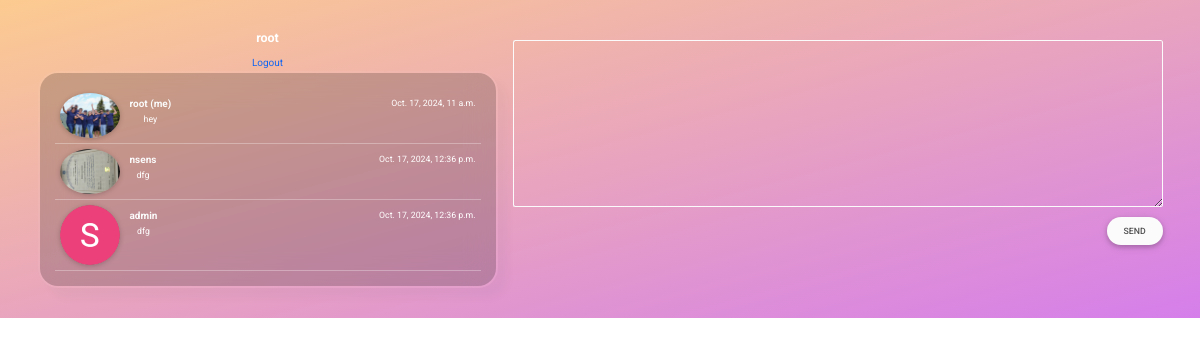
Screenshot of /myapp/ (signed in) with the database file from the repository.
### myapp/models.py (models this page shows, shortened)
class Profile(models.Model):
    user = models.OneToOneField(User, on_delete=models.CASCADE)
    image = models.ImageField(default='profile_pics/default.jpeg', upload_to='profile_pics')

class Msg(models.Model):
    id = models.AutoField(db_index=True, primary_key=True)
    msg = models.TextField(default='')
    senton = models.DateTimeField(default=datetime.now())  # automatically set to current date and time when the object is created
    user = models.ForeignKey(User, blank=True, null=True, on_delete=models.SET_DEFAULT, default=1)

### myapp/middleware.py (the view)
    def wrapper_fun(request, *args, **kwargs):
        if request.user.is_authenticated == False:
            return redirect('login')
        else:
            return view_fun(request, *args, **kwargs)

### myapp/forms.py
class MsgForm(forms.ModelForm):
    msg = forms.CharField(widget=forms.Textarea(attrs={'class': 'form-control', 'id': 'msgArea'}))
    class Meta:
       model = Msg
       fields = ['msg']
       labels = {'msg':'Message'}

### myapp/views.py (called while the page is built, shortened)
@auth
def home(request):
    msgfrm = MsgForm()
    msgs = list(Msg.objects.all())
    msg_dict = dict((i.user.username, [i.msg, i.senton, i.user.profile.image]) for i in msgs)
    return render(request, 'home.html', {'msgfrm':msgfrm, 'msgs':msg_dict})

### templates/home.html (shortened to what this page needs)
{% extends "base.html" %}
{% load static %}
{% block content %}
    <body>
        <section class="gradient-custom">
            <div class="container py-5 text-center">
            <div class="row">
               <div class="col-md-6 col-lg-5 col-xl-5 mb-4 mb-md-0">
                <h5 class="font-weight-bold mb-3 text-center text-white">
                {{ user.username }}
                </h5>
                <a class="text-end" href="{% url 'logout' %}">Logout</a>
                <div class="card mask-custom">
                    <div class="card-body">
                    <ul class="list-unstyled mb-0 msg-container">
                        {% for k,m in msgs.items %}
                        <li class="p-2 border-bottom" style="border-bottom: 1px solid rgba(255,255,255,.3) !important;">
                        <a href="javascript:void(0);" class="d-flex justify-content-between link-light">
                            <div class="d-flex flex-row">
                            <img src="{{ MEDIA_URL}}media/{{m.2}}" alt="avatar"
                                class="rounded-circle d-flex align-self-center me-3 shadow-1-strong" width="60">
                            <div class="pt-1">
                                <p class="fw-bold mb-0">
                                {{k}}
                                {% if k == user.username %} (me) {% endif %}
                                </p>
                                <p class="small text-white">{{m.0}}</p>
                            </div>
                            </div>
                            <div class="pt-1">
                            <p class="small text-white mb-1">{{m.1}}</p>
                            </div>
                        </a>
                        </li>
                        {% endfor %}
                    </ul>
                    </div>
                </div>
                </div>
                <div class="col-md-6 col-lg-7 col-xl-7">
                <form method="POST" id="msgForm" action="">
                    <div class="mb-3">
                        <div class="form-outline form-white">
                            {{ msgfrm.msg }}
                        </div>
                    </div>
                    <button type="button" class="btn btn-light btn-lg btn-rounded float-end btn-send" id="msgBtn">Send</button>
                </form>
                </div>
            </div>
            </div>
        </section>
    </body>
{% endblock %}

### templates/base.html (shortened to what this page needs)
{% load static %}
<!DOCTYPE html>
<html lang="en">
    <head>
        <link rel="stylesheet" href="https://use.fontawesome.com/releases/v5.15.2/css/all.css" />
        <link rel="stylesheet" href="https://maxcdn.bootstrapcdn.com/bootstrap/3.4.1/css/bootstrap.min.css">
        <link rel="stylesheet" href="{% static 'css/app.css' %}">
        <link rel="stylesheet" href="{% static 'css/bootstrap-chat.min.css' %}">
    </head>
    {% block content %} {% endblock %}
</html>

### templates/home.html (style rules this page uses)
.gradient-custom { background: #fccb90; background: -webkit-linear-gradient(to bottom right, rgba(252, 203, 144, 1), rgba(213, 126, 235, 1)); background: linear-gradient(to bottom right, rgba(252, 203, 144, 1), rgba(213, 126, 235, 1)) }
.mask-custom { background: rgba(24, 24, 16, .2); border-radius: 2em; backdrop-filter: blur(15px); border: 2px solid rgba(255, 255, 255, 0.05); background-clip: padding-box; box-shadow: 10px 10px 10px rgba(46, 54, 68, 0.03); }

### rows the page displays
Profile: image (picture)
Msg: msg "hey", senton "Oct. 17, 2024, 11 a.m."
Profile: image (picture)
Msg: msg "dfg", senton "Oct. 17, 2024, 12:36 p.m."
Profile: image (picture)
Msg: msg "dfg", senton "Oct. 17, 2024, 12:36 p.m."

### other values shown
{{ user.username }} "root"
{{ k }} "root" "nsens" "admin"
